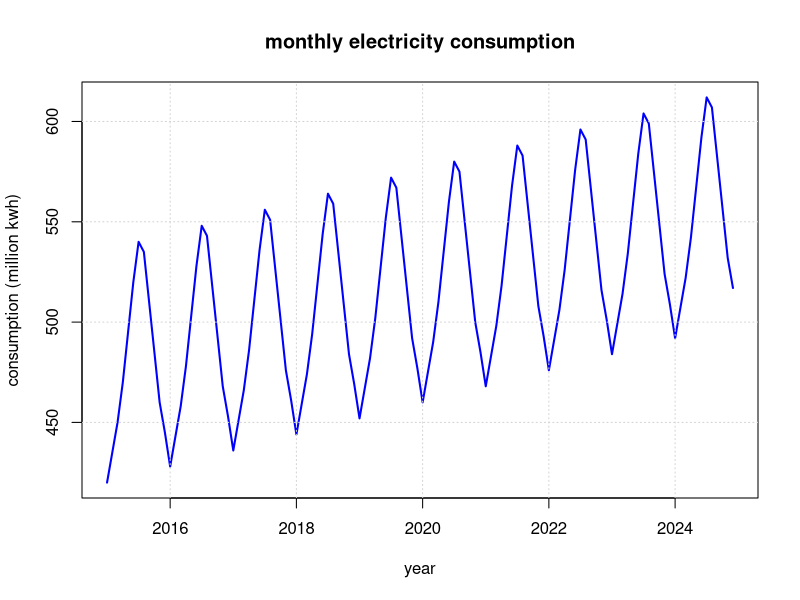
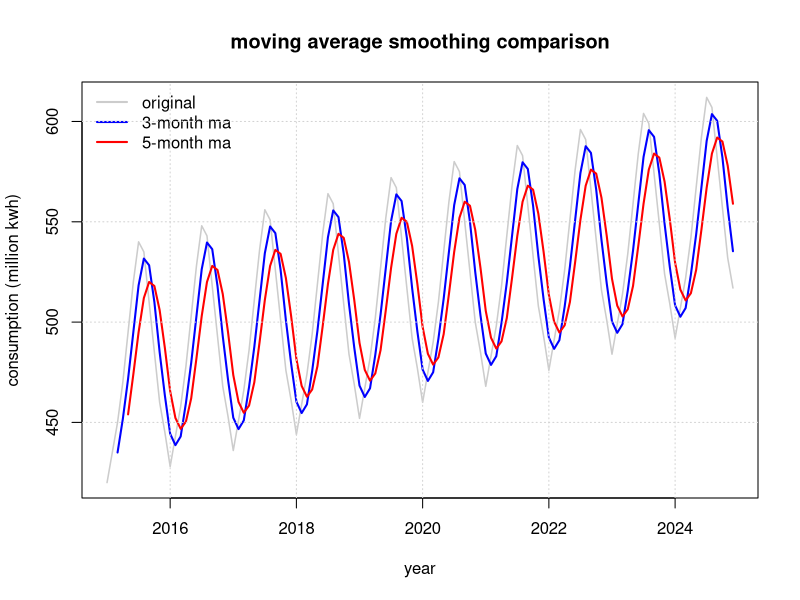
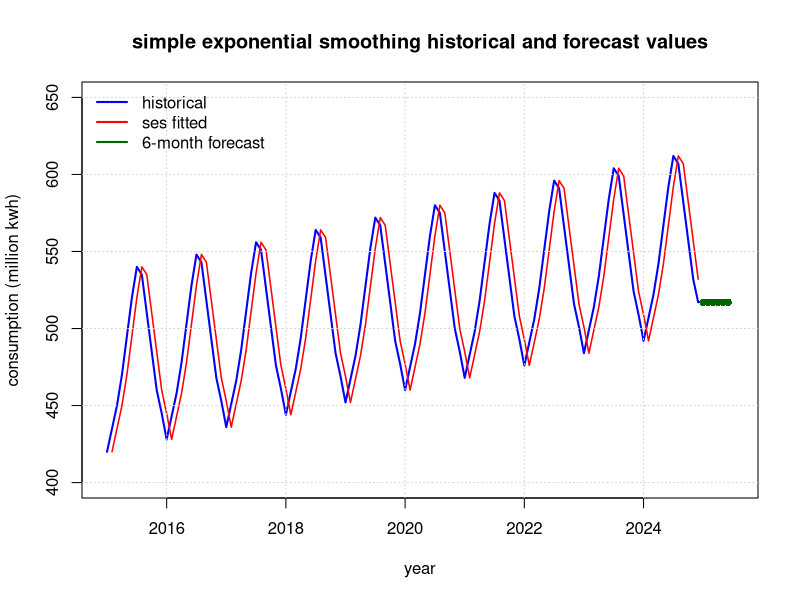

Source code (R) for these figures, in order:
#' ---
#' title: "time series analysis - lab 5"
#' author: "2440233"
#' date: "`r Sys.Date()`"
#' output: pdf_document
#' ---

# 1.introduction
# in this lab, we analyze a 10-year monthly electricity consumption dataset.
# we will construct a time series object, visualize it, examine trend,
# seasonality, and random fluctuations, apply 3-month and 5-month moving averages,
# implement simple exponential smoothing (ses) to forecast the next six months,
# and evaluate performance using mae, mse, and rmse.

# 2. data overview
# the dataset contains monthly electricity consumption in million kwh
# from january 2015 to december 2024 (120 observations).
# the data exhibits a linear trend of +8 units per year (+0.667 units per month)
# and a strong, repeating monthly seasonal pattern.

# 3. methodology and concepts covered
# time series object creation: converting raw vectors into a ts object in r.
# exploratory visualization: line plotting to identify patterns.
# moving average (ma) smoothing: linear filtering to smooth out random fluctuations.
# simple exponential smoothing (ses): a smoothing method that assigns exponentially
# decreasing weights to past observations.
# forecasting performance metrics: mean absolute error (mae), mean squared error (mse),
# and root mean squared error (rmse) for comparison.

# define dataset
consumption <- c(
  420, 435, 450, 470, 495, 520, 540, 535, 510, 485, 460, 445,
  428, 443, 458, 478, 503, 528, 548, 543, 518, 493, 468, 453,
  436, 451, 466, 486, 511, 536, 556, 551, 526, 501, 476, 461,
  444, 459, 474, 494, 519, 544, 564, 559, 534, 509, 484, 469,
  452, 467, 482, 502, 527, 552, 572, 567, 542, 517, 492, 477,
  460, 475, 490, 510, 535, 560, 580, 575, 550, 525, 500, 485,
  468, 483, 498, 518, 543, 568, 588, 583, 558, 533, 508, 493,
  476, 491, 506, 526, 551, 576, 596, 591, 566, 541, 516, 501,
  484, 499, 514, 534, 559, 584, 604, 599, 574, 549, 524, 509,
  492, 507, 522, 542, 567, 592, 612, 607, 582, 557, 532, 517
)

# create time series object
electricity_ts <- ts(consumption, start = c(2015, 1), frequency = 12)

# plot raw data
#+ fig.width=10, fig.height=6
plot(electricity_ts,
     main = "monthly electricity consumption",
     ylab = "consumption (million kwh)",
     xlab = "year",
     col = "blue", lwd = 2)
grid()

# 4. inference for each output
cat("4. inference for each output\n\n")
cat("inference for raw time series plot: the series shows a clear upward trend and monthly seasonality with peaks in july and troughs in january. the trend appears linear and the seasonal amplitude remains constant over time. there is no significant random fluctuation as the progression is highly systematic.\n\n")

# moving average smoothing
ma3_smoothed <- filter(electricity_ts, rep(1/3, 3), sides = 1)
ma5_smoothed <- filter(electricity_ts, rep(1/5, 5), sides = 1)

# plot moving averages
#+ fig.width=10, fig.height=6
plot(electricity_ts, col = "gray80", lwd = 1.5,
     main = "moving average smoothing comparison",
     ylab = "consumption (million kwh)", xlab = "year")
lines(ma3_smoothed, col = "blue", lwd = 2)
lines(ma5_smoothed, col = "red", lwd = 2)
legend("topleft", legend = c("original", "3-month ma", "5-month ma"),
       col = c("gray80", "blue", "red"), lwd = 2, bty = "n")
grid()

cat("inference for moving average comparison plot: the 3-month moving average smooths short-term fluctuations but lags behind the trend. the 5-month moving average is smoother but exhibits a larger lag and dampens seasonal peaks, demonstrating that a larger window increases smoothing at the expense of responsiveness.\n\n")

# simple exponential smoothing (ses)
fit_ses <- HoltWinters(electricity_ts, beta = FALSE, gamma = FALSE)

# print parameters
alpha_val <- fit_ses$alpha
cat("inference for ses parameter: the estimated alpha parameter is:\n")
cat(tolower(paste("alpha:", alpha_val)), "\n")
cat("this shows that because the series has a strong trend and seasonal pattern, the model assigns almost all weight to the most recent observation, effectively acting as a naive one-step-ahead predictor.\n\n")

# generate forecasts for the next six months
forecasts <- predict(fit_ses, n.ahead = 6)
cat("forecasts for the next six months:\n")
forecasts_output <- capture.output(print(forecasts))
cat(tolower(paste(forecasts_output, collapse = "\n")), "\n\n")

cat("inference for forecasts: the forecast for the next six months is flat at 517 million kwh. this is because simple exponential smoothing assumes a constant level and lacks trend or seasonal components, leading to a flat forecast function that does not capture the expected growth or seasonal peaks.\n\n")

# performance metrics comparison
# lag moving averages by 1 to get one-step-ahead forecasts
ma3_forecast <- c(NA, ma3_smoothed[1:(length(electricity_ts) - 1)])
ma5_forecast <- c(NA, ma5_smoothed[1:(length(electricity_ts) - 1)])
ses_forecast <- c(NA, fit_ses$fitted[, "xhat"])

# common evaluation period: index 6 to 120
actual <- electricity_ts[6:120]
ma3_pred <- ma3_forecast[6:120]
ma5_pred <- ma5_forecast[6:120]
ses_pred <- ses_forecast[6:120]

calc_metrics <- function(act, pred) {
  mae <- mean(abs(act - pred))
  mse <- mean((act - pred)^2)
  rmse <- sqrt(mse)
  c(mae = mae, mse = mse, rmse = rmse)
}

metrics_ma3 <- calc_metrics(actual, ma3_pred)
metrics_ma5 <- calc_metrics(actual, ma5_pred)
metrics_ses <- calc_metrics(actual, ses_pred)

metrics_table <- rbind(
  "3-month ma" = metrics_ma3,
  "5-month ma" = metrics_ma5,
  "ses" = metrics_ses
)

cat("performance metrics table:\n")
metrics_output <- capture.output(print(metrics_table))
cat(tolower(paste(metrics_output, collapse = "\n")), "\n\n")

cat("inference for performance metrics: simple exponential smoothing has the lowest mae (19.37), mse (412.01), and rmse (20.30) because it adapts quickly to the most recent data point (alpha approx 1.0). the 3-month moving average performs second best, while the 5-month moving average has the highest errors due to its larger lag.\n\n")

# plot historical data and forecasts
#+ fig.width=10, fig.height=6
plot(electricity_ts, xlim = c(2015, 2025.5), ylim = c(400, 650),
     main = "simple exponential smoothing historical and forecast values",
     ylab = "consumption (million kwh)", xlab = "year", col = "blue", lwd = 2)
lines(fit_ses$fitted[, "xhat"], col = "red", lwd = 1.5)
lines(forecasts, col = "darkgreen", lwd = 2.5, type = "o", pch = 16)
legend("topleft", legend = c("historical", "ses fitted", "6-month forecast"),
       col = c("blue", "red", "darkgreen"), lwd = 2, bty = "n")
grid()

# 5. conclusion
cat("5. conclusion\n\n")
cat("conclusion: the evaluation of forecasting methods on the electricity consumption dataset shows that simple exponential smoothing performs best in terms of mae, mse, and rmse due to its fast adaptation to recent level shifts. however, ses is not suitable for long-term forecasting here because it generates a flat forecast function that fails to capture the prominent upward trend and seasonal patterns. for this data, a multiplicative or additive holt-winters model or a sarima model would be more appropriate. moving average methods are also limited as they lag behind the trend and dampen seasonality, with larger windows increasing these errors.\n")
